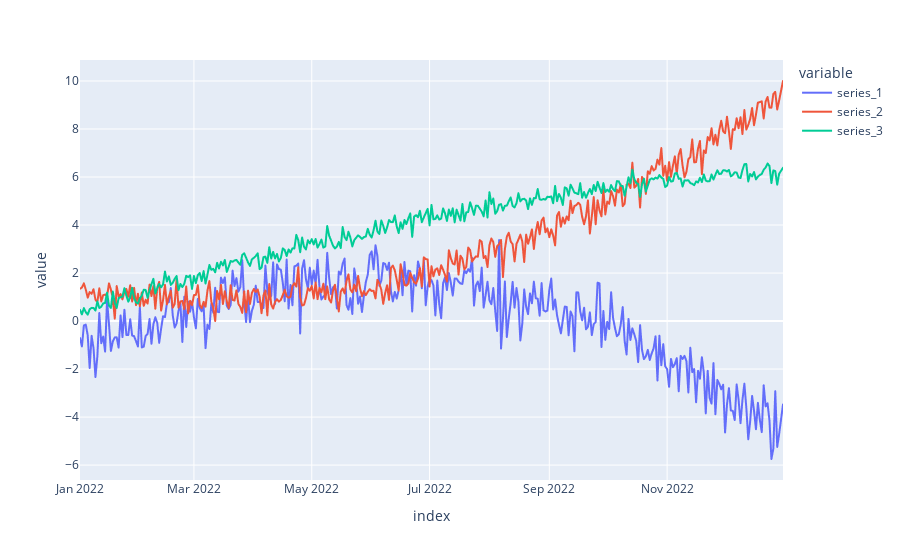

This figure's notebook cell:
### Code cell
y_range_3 = (0, 8)

control_points_3 = [(0, 0), (0.5, 0.8), (1, 0.1)]

series_3 = create_series(control_points_2, y_range_2)

df["series_1"] = update_with_effect(df["series_1"], series_3, -1)

fig = px.line(df)
fig.show()

### Figure 1 — Plotly figure (JSON) as saved in the notebook; plotly's stock layout.template omitted (floating-point values rounded to 4 significant figures; data arrays with more than 128 entries replaced by an {"elided": "..."} marker saying what was removed)
{"data": [{"hovertemplate": "variable=series_1<br>index=%{x}<br>value=%{y}<extra></extra>", "legendgroup": "series_1", "line": {"color": "#636efa", "dash": "solid"}, "marker": {"symbol": "circle"}, "mode": "lines", "name": "series_1", "showlegend": true, "type": "scattergl", "x": {"elided": "364 str values"}, "xaxis": "x", "y": {"elided": "364 float values"}, "yaxis": "y"}, {"hovertemplate": "variable=series_2<br>index=%{x}<br>value=%{y}<extra></extra>", "legendgroup": "series_2", "line": {"color": "#EF553B", "dash": "solid"}, "marker": {"symbol": "circle"}, "mode": "lines", "name": "series_2", "showlegend": true, "type": "scattergl", "x": {"elided": "364 str values"}, "xaxis": "x", "y": {"elided": "364 float values"}, "yaxis": "y"}, {"hovertemplate": "variable=series_3<br>index=%{x}<br>value=%{y}<extra></extra>", "legendgroup": "series_3", "line": {"color": "#00cc96", "dash": "solid"}, "marker": {"symbol": "circle"}, "mode": "lines", "name": "series_3", "showlegend": true, "type": "scattergl", "x": {"elided": "364 str values"}, "xaxis": "x", "y": {"elided": "364 float values"}, "yaxis": "y"}], "layout": {"legend": {"title": {"text": "variable"}, "tracegroupgap": 0}, "margin": {"t": 60}, "xaxis": {"anchor": "y", "domain": [0, 1], "title": {"text": "index"}}, "yaxis": {"anchor": "x", "domain": [0, 1], "title": {"text": "value"}}}}
